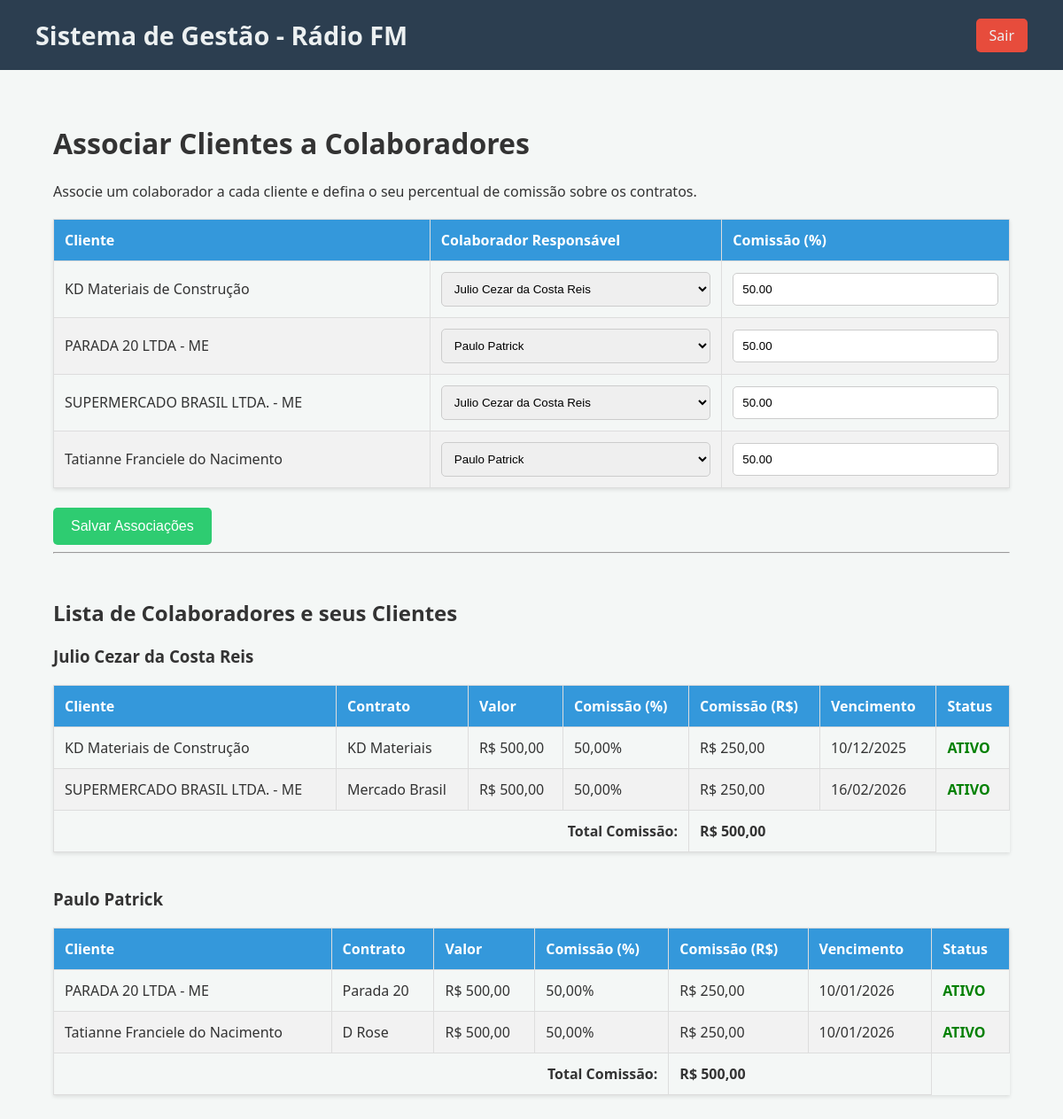
/controle/cliente_colaboradores.php (signed in), run on the app's committed database.
### tables this page shows
CREATE TABLE `clientes` (
  `id` int(11) NOT NULL,
  `empresa` varchar(100) NOT NULL,
  `cnpj_cpf` varchar(20) NOT NULL,
  `email` varchar(100) NOT NULL,
  `telefone` varchar(20) DEFAULT NULL,
  `endereco` varchar(200) DEFAULT NULL,
  `credito_permuta` decimal(10,2) DEFAULT 0.00,
  `saldo_permuta` decimal(10,2) NOT NULL DEFAULT 0.00,
  `data_cadastro` datetime NOT NULL,
  `ativo` tinyint(1) DEFAULT 1
);

CREATE TABLE `cliente_colaboradores` (
  `cliente_id` int(11) NOT NULL,
  `colaborador_id` int(11) NOT NULL,
  `percentual_comissao` decimal(5,2) NOT NULL DEFAULT 50.00
);

CREATE TABLE `colaboradores` (
  `id` int(11) NOT NULL,
  `nome` varchar(100) NOT NULL,
  `email` varchar(100) NOT NULL,
  `telefone` varchar(15) NOT NULL,
  `funcao` enum('locutor','socio','socio_locutor','parceiro') NOT NULL
);

CREATE TABLE `contratos` (
  `id` int(11) NOT NULL,
  `identificacao` varchar(255) DEFAULT NULL,
  `cliente_id` int(11) NOT NULL,
  `plano_id` int(11) NOT NULL,
  `valor` decimal(10,2) NOT NULL,
  `data_inicio` date NOT NULL,
  `data_fim` date NOT NULL
);

### controle/cliente_colaboradores.php (the view, shortened to what this page needs)
<?php
$page_title = "Associar Clientes a Colaboradores";
require_once 'templates/header.php';
$colaboradores = $conn->query("SELECT id, nome FROM colaboradores WHERE funcao IN ('locutor', 'socio_locutor') ORDER BY nome");
$clientes = $conn->query("SELECT id, empresa FROM clientes ORDER BY empresa");
$associacoes = [];
$result_assoc = $conn->query("SELECT cliente_id, colaborador_id, percentual_comissao FROM cliente_colaboradores");
if ($result_assoc->num_rows > 0) {
    while ($row = $result_assoc->fetch_assoc()) {
        $associacoes[$row['cliente_id']] = [
            'colaborador_id' => $row['colaborador_id'],
            'percentual_comissao' => $row['percentual_comissao']
        ];
    }
}
?>
<h1><?php echo $page_title; ?></h1>
<p>Associe um colaborador a cada cliente e defina o seu percentual de comissão sobre os contratos.</p>
<form action="src/cliente_colaboradores_handler.php" method="post">
    <table>
        <thead>
            <tr>
                <th>Cliente</th>
                <th>Colaborador Responsável</th>
                <th>Comissão (%)</th>
            </tr>
        </thead>
        <tbody>
            <?php while ($cliente = $clientes->fetch_assoc()): ?>
                <tr>
                    <td><?php echo htmlspecialchars($cliente['empresa']); ?></td>
                    <td>
                        <select name="associacao[<?php echo $cliente['id']; ?>][colaborador_id]">
                            <?php
                            $colaboradores->data_seek(0);
                            while ($colaborador = $colaboradores->fetch_assoc()) {
                                $selected = (isset($associacoes[$cliente['id']]) && $associacoes[$cliente['id']]['colaborador_id'] == $colaborador['id']) ? 'selected' : '';
                                echo "<option value='{$colaborador['id']}' {$selected}>" . htmlspecialchars($colaborador['nome']) . "</option>";
                            }
                            ?>
                        </select>
                    </td>
                    <td>
                        <input type="number" step="0.01" name="associacao[<?php echo $cliente['id']; ?>][percentual_comissao]"
                               value="<?php echo $associacoes[$cliente['id']]['percentual_comissao'] ?? '50.00'; ?>"
                               placeholder="Ex: 50.00">
                    </td>
                </tr>
            <?php endwhile; ?>
        </tbody>
    </table>
    <br>
    <button type="submit">Salvar Associações</button>
</form>
<hr><br>
<h2>Lista de Colaboradores e seus Clientes</h2>
<?php
$sql = "
    SELECT
        col.nome AS colaborador,
        c.empresa AS cliente,
        c.ativo,
        ct.identificacao AS contrato_identificacao,
        ct.data_fim AS data_vencimento,
        ct.valor AS valor_contrato,
        cc.percentual_comissao,
        (ct.valor * cc.percentual_comissao / 100) AS comissao_calculada
    FROM cliente_colaboradores cc
    JOIN clientes c ON c.id = cc.cliente_id
    JOIN colaboradores col ON col.id = cc.colaborador_id
    LEFT JOIN contratos ct ON ct.cliente_id = c.id
    WHERE col.funcao IN ('locutor', 'socio_locutor')
    ORDER BY col.nome, c.empresa, ct.data_fim DESC
";
$result = $conn->query($sql);
if ($result && $result->num_rows > 0) {
    $current_colaborador = null;
    $total_comissao_colaborador = 0;
    while ($row = $result->fetch_assoc()) {
        if ($row['colaborador'] !== $current_colaborador) {
            if ($current_colaborador !== null) {
                echo "<tr><td colspan='4' style='text-align: right; font-weight: bold;'>Total Comissão:</td><td colspan='2' style='font-weight: bold;'>R$ " . number_format($total_comissao_colaborador, 2, ',', '.') . "</td></tr>";
                echo "</tbody></table><br>";
            }
            $current_colaborador = $row['colaborador'];
            $total_comissao_colaborador = 0;
            echo "<h3>" . htmlspecialchars($current_colaborador) . "</h3>";
            echo "<table>
                    <thead>
                        <tr>
                            <th>Cliente</th>
                            <th>Contrato</th>
                            <th>Valor</th>
                            <th>Comissão (%)</th>
                            <th>Comissão (R$)</th>
                            <th>Vencimento</th>
                            <th>Status</th>
                        </tr>
                    </thead>
                    <tbody>";
        }
        $total_comissao_colaborador += $row['comissao_calculada'] ?? 0;
        $status = '';
        if ($row['ativo'] == 0) {
            $status = "<span style='color:gray;font-weight:bold;'>INATIVO</span>";
        } elseif (empty($row['contrato_identificacao'])) {
            $status = "<span style='color:orange;font-weight:bold;'>SEM CONTRATO</span>";
        } else {
            $status = "<span style='color:green;font-weight:bold;'>ATIVO</span>";
        }
        $valor_contrato = $row['valor_contrato'] ?? 0;
        $comissao_calculada = $row['comissao_calculada'] ?? 0;
        $percentual_comissao = $row['percentual_comissao'] ?? 0;
        echo "
        <tr>
            <td>" . htmlspecialchars($row['cliente']) . "</td>
            <td>" . htmlspecialchars($row['contrato_identificacao'] ?? 'N/A') . "</td>
            <td>R$ " . number_format($valor_contrato, 2, ',', '.') . "</td>
            <td>" . number_format($percentual_comissao, 2, ',', '.') . "%</td>
            <td>R$ " . number_format($comissao_calculada, 2, ',', '.') . "</td>
            <td>" . ($row['data_vencimento'] ? date("d/m/Y", strtotime($row['data_vencimento'])) : 'N/A') . "</td>
            <td>{$status}</td>
        </tr>";
    }
    echo "<tr><td colspan='4' style='text-align: right; font-weight: bold;'>Total Comissão:</td><td colspan='2' style='font-weight: bold;'>R$ " . number_format($total_comissao_colaborador, 2, ',', '.') . "</td></tr>";
    echo "</tbody></table>";
} else {
    echo "<p>Nenhuma associação encontrada.</p>";
}
require_once 'templates/footer.php';
?>

### controle/templates/header.php (shortened to what this page needs)
<!DOCTYPE html>
<html lang="pt-br">
<head>
    <link rel="stylesheet" href="assets/style.css">
    <link rel="stylesheet" href="https://cdnjs.cloudflare.com/ajax/libs/font-awesome/6.0.0-beta3/css/all.min.css">
</head>
<body>
    <div class="header">
        <h1><a href="dashboard.php" style="color: #ecf0f1; text-decoration: none;">Sistema de Gestão - Rádio FM</a></h1>
        <?php if (isset($_SESSION['user_id'])): ?>
            <a href="src/logout.php" class="logout-btn">Sair</a>
        <?php endif; ?>
    </div>
    <div class="container">

### controle/templates/footer.php (shortened to what this page needs)
    </div>
</body>
</html>

### controle/assets/style.css (style rules this page uses)
body { font-family: 'Segoe UI', Tahoma, Geneva, Verdana, sans-serif; background-color: #f4f7f6; margin: 0; padding: 0; color: #333; }
.header { background-color: #2c3e50; color: #ecf0f1; padding: 20px 40px; display: flex; justify-content: space-between; align-items: center; }
.header h1 { margin: 0; font-size: 1.8em; }
.header a.logout-btn { color: #ecf0f1; text-decoration: none; font-size: 1em; background-color: #e74c3c; padding: 8px 15px; border-radius: 5px; transition: background-color 0.3s; }
.container { width: 90%; max-width: 1200px; margin: 0 auto; padding: 40px 20px; }
table { width: 100%; border-collapse: collapse; margin-top: 20px; box-shadow: 0 2px 4px rgba(0,0,0,0.1); }
th, td { border: 1px solid #ddd; padding: 12px; text-align: left; }
th { background-color: #3498db; color: white; }
tbody tr:nth-child(even) { background-color: #f2f2f2; }
input[type="text"], input[type="email"], input[type="password"], input[type="number"], input[type="date"], select, textarea { width: 100%; padding: 10px; border: 1px solid #ccc; border-radius: 5px; box-sizing: border-box; }
button[type="submit"] { padding: 12px 20px; background-color: #2ecc71; color: white; border: none; border-radius: 5px; cursor: pointer; font-size: 1em; transition: background-color 0.3s; }

### data on the page
clientes: empresa "KD Materiais de Construção", id "50.00"
clientes: empresa "PARADA 20 LTDA - ME", id "50.00"
clientes: empresa "SUPERMERCADO BRASIL LTDA. - ME", id "50.00"
clientes: empresa "Tatianne Franciele do Nacimento", id "50.00"
cliente_colaboradores: colaborador.nome "Julio Cezar da Costa Reis", cliente.empresa "KD Materiais de Construção", contratos.identificacao "KD Materiais", contratos.valor "500,00", percentual_comissao "50,00", comissao_calculada "250,00", contratos.data_fim "10/12/2025"
cliente_colaboradores: cliente.empresa "SUPERMERCADO BRASIL LTDA. - ME", contratos.identificacao "Mercado Brasil", contratos.valor "500,00", percentual_comissao "50,00", comissao_calculada "250,00", contratos.data_fim "16/02/2026"
cliente_colaboradores: total_comissao_colaborador "500,00", colaborador.nome "Paulo Patrick", cliente.empresa "PARADA 20 LTDA - ME", contratos.identificacao "Parada 20", contratos.valor "500,00", percentual_comissao "50,00", comissao_calculada "250,00", contratos.data_fim "10/01/2026"
cliente_colaboradores: cliente.empresa "Tatianne Franciele do Nacimento", contratos.identificacao "D Rose", contratos.valor "500,00", percentual_comissao "50,00", comissao_calculada "250,00", contratos.data_fim "10/01/2026"

### other printed values
$page_title "Associar Clientes a Colaboradores"
$total_comissao_colaborador "500,00"
form field value "Julio Cezar da Costa Reis"
form field value "Paulo Patrick"
